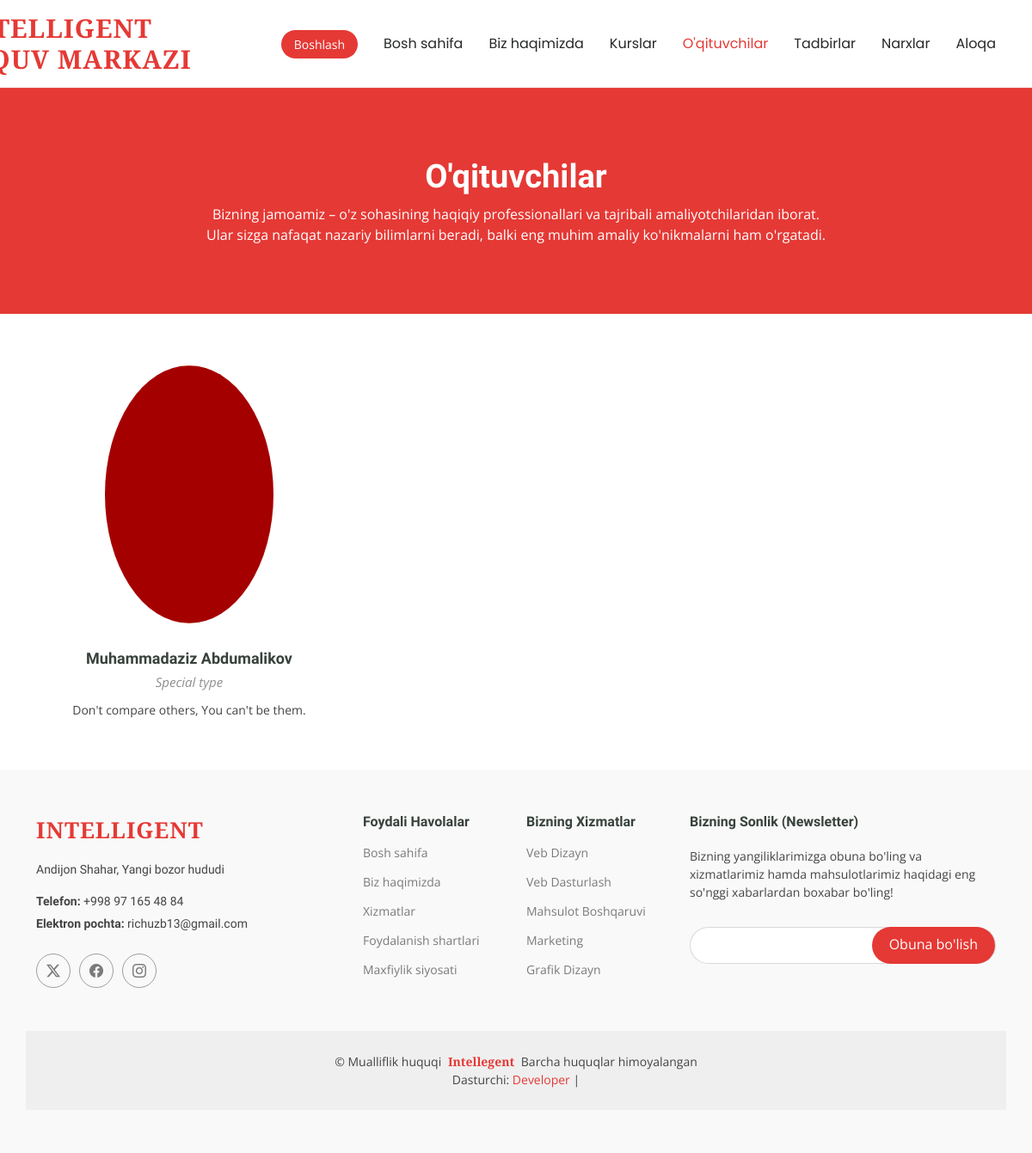
Screenshot of /trainers/ with the database file from the repository.
### main/models.py (models this page shows, shortened)
class Trainer(models.Model):
    name = models.CharField(max_length=100)
    specialty = models.CharField(max_length=100)
    bio = models.TextField()
    image = models.ImageField(upload_to='trainers/images/', blank=True, null=True)
    facebook = models.URLField(blank=True, null=True)
    instagram = models.URLField(blank=True, null=True)

### main/views.py (the view)
# urls.py: path('trainers/', views.trainers, name='trainers'),
def trainers(request):
    all_trainers = Trainer.objects.all()
    return render(request, 'trainers.html', {'trainers': all_trainers})

### templates/trainers.html (shortened to what this page needs)
{% extends 'base.html' %}
{% load static %}
{% block content %}
<main class="main">
  <div class="page-title" data-aos="fade">
    <div class="heading">
      <div class="container">
        <div class="row d-flex justify-content-center text-center">
          <div class="col-lg-8">
            <h1>O'qituvchilar</h1>
            <p class="mb-0">Bizning jamoamiz – o'z sohasining haqiqiy professionallari va tajribali amaliyotchilaridan iborat. Ular sizga nafaqat nazariy bilimlarni beradi, balki eng muhim amaliy ko'nikmalarni ham o'rgatadi.</p>
          </div>
        </div>
      </div>
    </div>
  </div>
  <section id="trainers" class="section trainers">
    <div class="container">
      <div class="row gy-5">
        {% for trainer in trainers %}
        <div class="col-lg-4 col-md-6 member" data-aos="fade-up" data-aos-delay="{{ forloop.counter }}00">
          <div class="member-img">
            {% if trainer.image %}
              <img src="{{ trainer.image.url }}" class="img-fluid" alt="{{ trainer.name }}" style="height: 300px; width: 100%; object-fit: cover;">
            {% endif %}
          </div>
          <div class="member-info text-center">
            <h4>{{ trainer.name }}</h4>
            <span>{{ trainer.specialty }}</span>
            <p>{{ trainer.bio }}</p>
          </div>
        </div>
        {% empty %}
        <div class="col-12 text-center">
          <p>Hozircha ustozlar yo'q.</p>
        </div>
        {% endfor %}
      </div>
    </div>
  </section>
</main>
{% endblock %}

### templates/base.html (shortened to what this page needs)
{% load static %}
<!DOCTYPE html>
<html lang="uz">
<head>
  <link href="{% static 'assets/vendor/bootstrap/css/bootstrap.min.css' %}" rel="stylesheet">
  <link href="{% static 'assets/vendor/bootstrap-icons/bootstrap-icons.css' %}" rel="stylesheet">
  <link href="{% static 'assets/vendor/aos/aos.css' %}" rel="stylesheet">
  <link href="{% static 'assets/vendor/glightbox/css/glightbox.min.css' %}" rel="stylesheet">
  <link href="{% static 'assets/vendor/swiper/swiper-bundle.min.css' %}" rel="stylesheet">
  <link rel="stylesheet" href="{% static 'assets/css/main.css' %}">
</head>
<body class="index-page">
  <header id="header" class="header d-flex align-items-center sticky-top">
    <div class="container-fluid container-xl position-relative d-flex align-items-center">
      <a href="{% url 'home' %}" class="logo d-flex align-items-center me-auto">
        <h1 class="sitename">
          Intelligent <br>
          O'quv Markazi
        </h1>
          </a>
      <nav id="navmenu" class="navmenu">
        <ul>
          <li>
            <a href="{% url 'home' %}"
               class="{% if request.path == '/' %}active{% endif %}">
               Bosh sahifa
            </a>
          </li>
          <li>
            <a href="{% url 'about' %}"
               class="{% if request.path == '/about/' %}active{% endif %}">
               Biz haqimizda
            </a>
          </li>
          <li>
            <a href="{% url 'courses_page' %}"
               class="{% if request.path == '/courses/' %}active{% endif %}">
               Kurslar
            </a>
          </li>
          <li>
            <a href="{% url 'trainers' %}"
               class="{% if request.path == '/trainers/' %}active{% endif %}">
               O'qituvchilar
            </a>
          </li>
          <li>
            <a href="{% url 'events' %}"
               class="{% if request.path == '/events/' %}active{% endif %}">
               Tadbirlar
            </a>
          </li>
          <li>
            <a href="{% url 'pricing' %}"
               class="{% if request.path == '/pricing/' %}active{% endif %}">
               Narxlar
            </a>
          </li>
          <li>
            <a href="{% url 'contact' %}"
               class="{% if request.path == '/contact/' %}active{% endif %}">
               Aloqa
            </a>
          </li>
        </ul>
      </nav>
      <a class="btn-getstarted" href="{% url 'courses_page' %}">Boshlash</a>
    </div>
  </header>
  {% block content %}
  {% endblock %}
  <footer id="footer" class="footer position-relative light-background">
    <div class="container footer-top">
      <div class="row gy-4">
        <div class="col-lg-4 col-md-6 footer-about">
          <a href="{% url 'home' %}" class="logo d-flex align-items-center">
            <span class="sitename">INTELLIGENT</span>
          </a>
          <div class="footer-contact pt-3">
            <p>Andijon Shahar, Yangi bozor hududi</p>
            <p class="mt-3"><strong>Telefon:</strong> <span>+998 97 165 48 84</span></p>
            <p><strong>Elektron pochta:</strong> <span>richuzb13@gmail.com</span></p>
          </div>
          <div class="social-links d-flex mt-4">
            <a href="https://share.google/1t3iQN8CR0V6XvC77"><i class="bi bi-twitter-x"></i></a>
            <a href="https://www.facebook.com/Intelligentlc/"><i class="bi bi-facebook"></i></a>
            <a href="https://www.instagram.com/intelligent_lc/"><i class="bi bi-instagram"></i></a>
          </div>
        </div>
        <div class="col-lg-2 col-md-3 footer-links">
          <h4>Foydali Havolalar</h4>
          <ul>
            <li><a href="#">Bosh sahifa</a></li>
            <li><a href="#">Biz haqimizda</a></li>
            <li><a href="#">Xizmatlar</a></li>
            <li><a href="#">Foydalanish shartlari</a></li>
            <li><a href="#">Maxfiylik siyosati</a></li>
          </ul>
        </div>
        <div class="col-lg-2 col-md-3 footer-links">
          <h4>Bizning Xizmatlar</h4>
          <ul>
            <li><a href="#">Veb Dizayn</a></li>
            <li><a href="#">Veb Dasturlash</a></li>
            <li><a href="#">Mahsulot Boshqaruvi</a></li>
            <li><a href="#">Marketing</a></li>
            <li><a href="#">Grafik Dizayn</a></li>
          </ul>
        </div>
        <div class="col-lg-4 col-md-12 footer-newsletter">
          <h4>Bizning Sonlik (Newsletter)</h4>
          <p>Bizning yangiliklarimizga obuna bo'ling va xizmatlarimiz hamda mahsulotlarimiz haqidagi eng so'nggi xabarlardan boxabar bo'ling!</p>
          <form action="forms/newsletter.php" method="post" class="php-email-form">
            <div class="newsletter-form"><input type="email" name="email"><input type="submit" value="Obuna bo'lish"></div>
          </form>
        </div>
      </div>
    </div>
    <div class="container copyright text-center mt-4">
      <p>© <span>Mualliflik huquqi</span> <strong class="px-1 sitename">Intellegent</strong> <span>Barcha huquqlar himoyalangan</span></p>
      <div class="credits">
        Dasturchi: <a href="https://www.instagram.com/soul_b1aster/">Developer</a> | <a href="https://www.instagram.com/soul_b1aster/"></a>
      </div>
    </div>
  </footer>
</body>
</html>

### templates/base.html (style rules this page uses)
.sitename { font-family: 'Playfair Display', serif !important; }

### rows the page displays
Trainer: image (picture), name "Muhammadaziz Abdumalikov", specialty "Special type", bio "Don't compare others, You can't be them."
